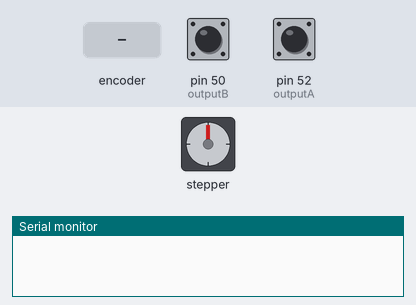
Simulated run of this sketch. Board: Arduino Mega 2560, built with avr-gcc and run on an emulated ATmega2560. Shown: stepper motor, the last lines printed to the serial monitor. The test bench sets the inputs (shaded band); at power-on: pin 50 (outputB) HIGH, pin 52 (outputA) HIGH. Stepper angles assume 200 steps per turn.

Above: at 1.2 s.
1.3 s: rotary encoder on pin 52 (outputA) / pin 50 (outputB) turned 1 step (first pin leading)
At 1.7 s:
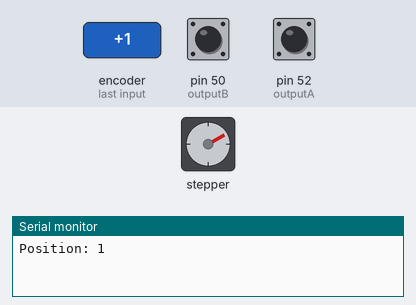
3.2 s: rotary encoder on pin 52 (outputA) / pin 50 (outputB) turned 3 steps (first pin leading)
At 4.5 s:
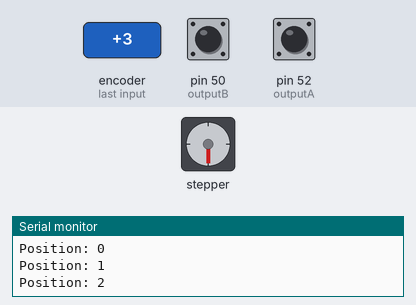
5.3 s: rotary encoder on pin 52 (outputA) / pin 50 (outputB) turned 1 step (first pin leading)
At 5.7 s:
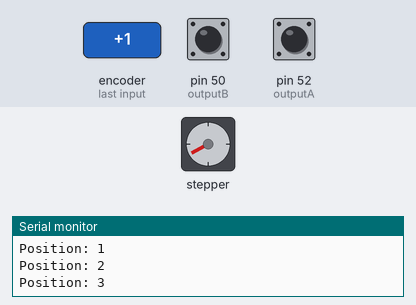
7.2 s: rotary encoder on pin 52 (outputA) / pin 50 (outputB) turned 3 steps (first pin leading)
At 7.6 s:
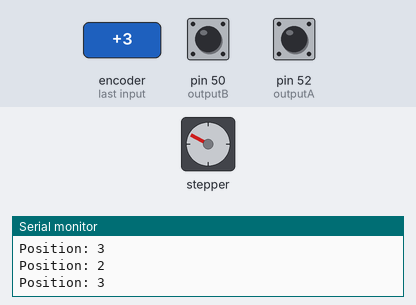
9.3 s: rotary encoder on pin 52 (outputA) / pin 50 (outputB) turned 2 steps (second pin leading)
At 9.48 s:
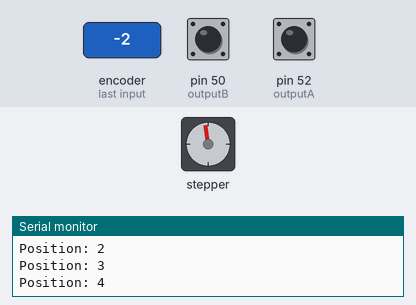
Timing chart, 0 to 12.2 s (numbered marks = the images above; inputs shaded):
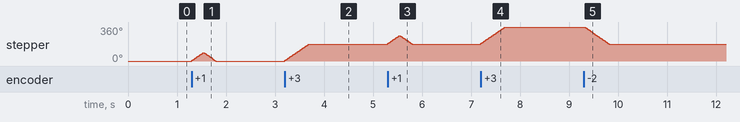

Measured:
- after the input at 1.3 s, stepper: turns 90° clockwise in 0.24 s, then 90° counter-clockwise in 0.24 s
- after the input at 3.2 s, stepper: turns 180° clockwise in 0.49 s, starting at once
- after the input at 5.3 s, stepper: turns 90° clockwise in 0.24 s, then 90° counter-clockwise in 0.24 s
- after the input at 7.2 s, stepper: turns 180° clockwise in 0.49 s, starting at once
- after the input at 9.3 s, stepper: turns 180° counter-clockwise in 0.49 s, starting at once

The sketch:

encoder_3.ino
```cpp
#include <Stepper.h>


#define outputA 52
#define outputB 50

int counter = 0;
int dir = 0;
int aState;
int aLastState;

Stepper myStepper(200, 47, 49, 51, 53);

void setup() {

  pinMode (outputA,INPUT);
  pinMode (outputB,INPUT);

  Serial.begin (9600);
  // Reads the initial state of the outputA
  aLastState = digitalRead(outputA);

  // set the speed at 60 rpm:
  myStepper.setSpeed(60);

}

void loop() {

  aState = digitalRead(outputA); // Reads the "current" state of the outputA
  // If the previous and the current state of the outputA are different, that means a Pulse has occured

  if (aState != aLastState){
    // If the outputB state is different to the outputA state, that means the encoder is rotating clockwise

    if (digitalRead(outputB) != aState) {

      counter ++;
      myStepper.step(50);

    } else {

      counter --;
      myStepper.step(-50);

    }

    Serial.print("Position: ");
    Serial.println(counter);
  }

  aLastState = aState; // Updates the previous state of the outputA with the current state
}
```

untitled.c
```cpp
#define enA 10
#define enB 11
#define in1 2
#define in2 3
#define in3 4
#define in4 5
#define trigr 13
#define echor 12
#define trigl A0
#define echol A1

int speed_1 = 9; //bu dörtlü önceden belirlenmek zorunda
int speed_2 = 9;

int dir_1   = 1;
int dir_2   = 1;


void setup()
{
  pinMode(LED_BUILTIN, OUTPUT);
  digitalWrite(LED_BUILTIN, LOW);
  pinMode(in1,OUTPUT);
  pinMode(in2,OUTPUT);
  pinMode(in3,OUTPUT);
  pinMode(in4,OUTPUT);
  pinMode(enA,OUTPUT);
  pinMode(enB,OUTPUT);
  pinMode(trigr,OUTPUT);
  pinMode(trigl,OUTPUT);
  pinMode(echor,INPUT);
  pinMode(echol,INPUT);
  Serial.begin(9600);
}


void loop()
{
  if(Serial.available() > 0)
  {
    String str = Serial.readStringUntil('\n');
    int val = str.toInt();
    // bu kod 4 charlık string e göre yazıldı
    int data_1 = val / 100;
    int data_2 = val - ( data_1 * 100 );

    speed_1 = data_1 / 10;
    speed_2 = data_2 / 10;

    dir_1 = data_1 - ( speed_1 * 10 );
    dir_2 = data_2 - ( speed_2 * 10 );
  }

  int pwmOutput1 = map(speed_1 * 20, 0, 1023, 0 , 255); // Map the potentiometer value from 0 to 255
  int pwmOutput2 = map(speed_2 * 20, 0, 1023, 0 , 255); // Map the potentiometer value from 0 to 255
  analogWrite(enA, pwmOutput1); // Send PWM signal to L298N Enable pin
  analogWrite(enB, pwmOutput2);


  digitalWrite(in1,  dir_1);
  digitalWrite(in2, !dir_1);
  digitalWrite(in4,  dir_2);
  digitalWrite(in3, !dir_2);


}
```
